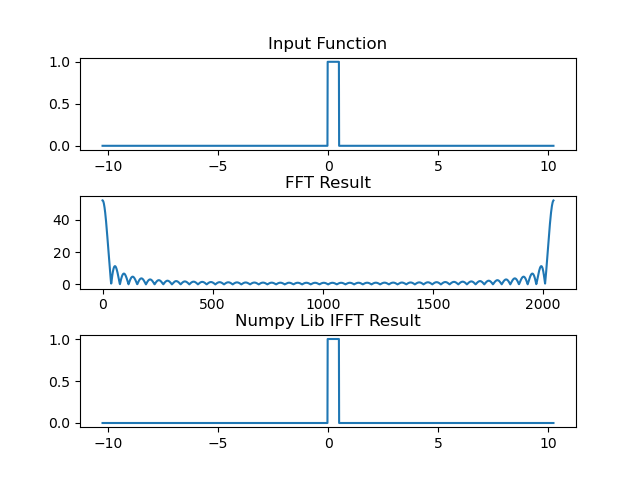

Here is the Python script that generated this plot:
import numpy as np
import matplotlib.pyplot as plt
import time
def similar_equal(array1, array2):
    array1 = array1.reshape(-1)
    array2 = array2.reshape(-1)
    equal = True
    for i in range(array1.shape[0]):
        if np.abs(array1[i]/(array2[i]+1e-16)) > 1e8:
            print(array1[i], array2[i])
            equal = False
            break
    return equal
def complex_similar_equal(array1, array2):
    equal = similar_equal(np.real(array1), np.real(array2)) and similar_equal(np.imag(array1), np.imag(array2))
    return equal

def generate_dft_matrix(n):
    # n means number of samples.
    dft_matrix = np.ones((n,n), dtype=np.complex128)
    omega_n = np.exp(-1j*2*np.pi/n)
    order = np.arange(1, n)
    for i in range(1,n):
        dft_matrix[i,1:] = np.power(omega_n, order*i) # n-1
    return dft_matrix

def generate_dft_matrix(n):
    # n means number of samples.
    dft_matrix = np.ones((n,n), dtype=np.complex128)
    omega_n = np.exp(-1j*2*np.pi/n)
    order = np.arange(1, n)
    for i in range(1,n):
        dft_matrix[i,1:] = np.power(omega_n, order*i) # n-1
    return dft_matrix

def regular_dft(data):
    # only support one input data vector. And input data type must be numpy.darray
    data = data.reshape(-1)
    length_of_data = data.shape[0]
    return np.matmul(generate_dft_matrix(length_of_data), data)

def fast_dft(data):
    data = data.reshape(-1)
    length_of_data = int(np.power(2,np.ceil(np.log2(data.shape[0]))))
    padding_data = np.zeros(length_of_data)
    padding_data[0:data.shape[0]] = data
    if(length_of_data == 2):
        dft_matrix = generate_dft_matrix(2)
        return (dft_matrix@padding_data[:,None]).reshape(-1)
    even_dft = fast_dft(padding_data[list(range(0,length_of_data,2))])
    odd_dft = fast_dft(padding_data[list(range(1,length_of_data,2))])
    omega_n = np.exp(-1j*2*np.pi/length_of_data)
    order = np.arange(0, length_of_data/2)
    omega_order = np.diag(np.power(omega_n, order))
    top_half = even_dft+np.matmul(omega_order,odd_dft)
    bottom_half = even_dft-np.matmul(omega_order,odd_dft)
    result = np.concatenate((top_half, bottom_half), axis=-1)
    # if data.shape[-1] != length_of_data:
    #     recover_matrix = 
    return result[0:data.shape[-1]]


if __name__ == "__main__":
    # print(generate_dft_matrix(80))
    # Make a function
    x = np.arange(-10.24, 10.24, 0.01) # make sample points's number is odd.\
    y = np.zeros_like(x)
    length_of_data = x.shape[0]
    center_index = (length_of_data-1)//2
    y[center_index-1:center_index+51] = 1

    
    # regular dft
    regular_dft_figure = plt.figure()
    regular_dft_figure.subplots_adjust(hspace=0.5)
    raxes = regular_dft_figure.add_subplot(3,1,1)
    raxes.set_title("Input Function")
    raxes.plot(x, y)
    rdaxes = regular_dft_figure.add_subplot(3,1,2)
    dft_result = regular_dft(y)
    rdaxes.set_title("DFT Result")
    rdaxes.plot(abs(dft_result))
    irdaxes = regular_dft_figure.add_subplot(3,1,3)
    irdaxes.set_title("Numpy Lib IDFT Result")
    irdaxes.plot(x, np.fft.ifft(dft_result))
    regular_dft_figure.savefig("dft.png")
    # verify regular dft
    if complex_similar_equal(dft_result, np.fft.fft(y)):
        print("regular dft equal")
    else:
        print("regular dft inequal")
        
    # fast dft
    fast_dft_figure = plt.figure()
    fast_dft_figure.subplots_adjust(hspace=0.5)
    fraxes = fast_dft_figure.add_subplot(3,1,1)
    fraxes.set_title("Input Function")
    fraxes.plot(x, y)
    frdaxes = fast_dft_figure.add_subplot(3,1,2)
    frdaxes.set_title("FFT Result")
    fdft_result = fast_dft(y)
    frdaxes.plot(abs(fdft_result))
    firdaxes = fast_dft_figure.add_subplot(3,1,3)
    firdaxes.set_title("Numpy Lib IFFT Result")
    firdaxes.plot(x, np.fft.ifft(fdft_result))
    fast_dft_figure.savefig("fft.png")
    
    # verify fast dft
    if complex_similar_equal(fdft_result, np.fft.fft(y)):
        print("fast dft equal")
    else:
        print("fast dft inequal")
        
    # time cosuming test
    start = time.time()
    for i in range(10):
        regular_dft(y)
    end = time.time()
    print(f"DFT time:{(end - start)/10}")
    start = time.time()
    for i in range(10):
        fast_dft(y)
    end = time.time()
    print(f"FFT time:{(end - start)/10}")